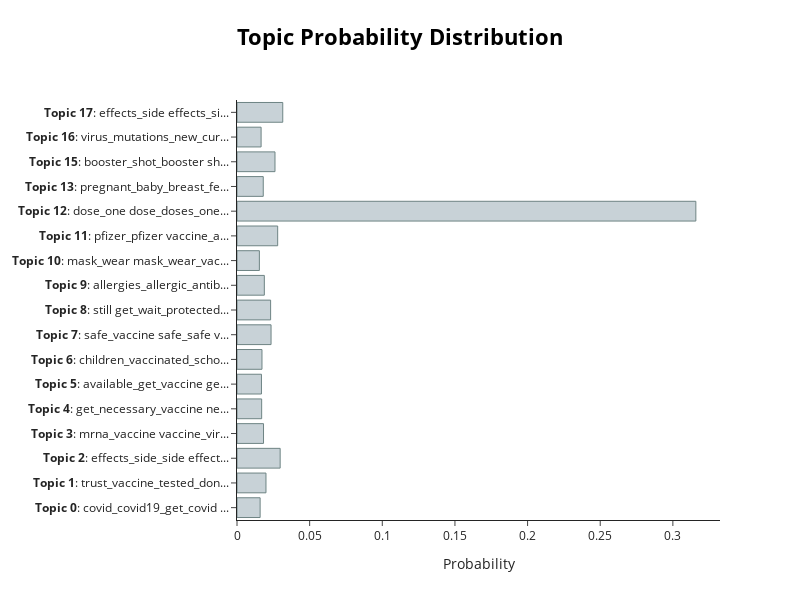

The notebook cell this image was saved under:
### Code cell
#Visualize Topic Probabilities

model.visualize_distribution(probs[0])

### Figure 1 — Plotly figure (JSON) as saved in the notebook; plotly's stock layout.template omitted (floating-point values rounded to 4 significant figures)
{"data": [{"marker": {"color": "#C8D2D7", "line": {"color": "#6E8484", "width": 1}}, "orientation": "h", "type": "bar", "x": [0.01592, 0.01995, 0.02971, 0.01826, 0.01697, 0.01684, 0.01719, 0.02344, 0.02313, 0.01881, 0.01541, 0.028, 0.3158, 0.01807, 0.02615, 0.01659, 0.03149], "y": ["<b>Topic 0</b>: covid_covid19_get_covid ...", "<b>Topic 1</b>: trust_vaccine_tested_don...", "<b>Topic 2</b>: effects_side_side effect...", "<b>Topic 3</b>: mrna_vaccine vaccine_vir...", "<b>Topic 4</b>: get_necessary_vaccine ne...", "<b>Topic 5</b>: available_get_vaccine ge...", "<b>Topic 6</b>: children_vaccinated_scho...", "<b>Topic 7</b>: safe_vaccine safe_safe v...", "<b>Topic 8</b>: still get_wait_protected...", "<b>Topic 9</b>: allergies_allergic_antib...", "<b>Topic 10</b>: mask_wear mask_wear_vac...", "<b>Topic 11</b>: pfizer_pfizer vaccine_a...", "<b>Topic 12</b>: dose_one dose_doses_one...", "<b>Topic 13</b>: pregnant_baby_breast_fe...", "<b>Topic 15</b>: booster_shot_booster sh...", "<b>Topic 16</b>: virus_mutations_new_cur...", "<b>Topic 17</b>: effects_side effects_si..."]}], "layout": {"height": 600, "hoverlabel": {"bgcolor": "white", "font": {"family": "Rockwell", "size": 16}}, "title": {"font": {"color": "Black", "size": 22}, "text": "<b>Topic Probability Distribution</b>", "x": 0.5, "xanchor": "center", "y": 0.95, "yanchor": "top"}, "width": 800, "xaxis": {"title": {"text": "Probability"}}}}
